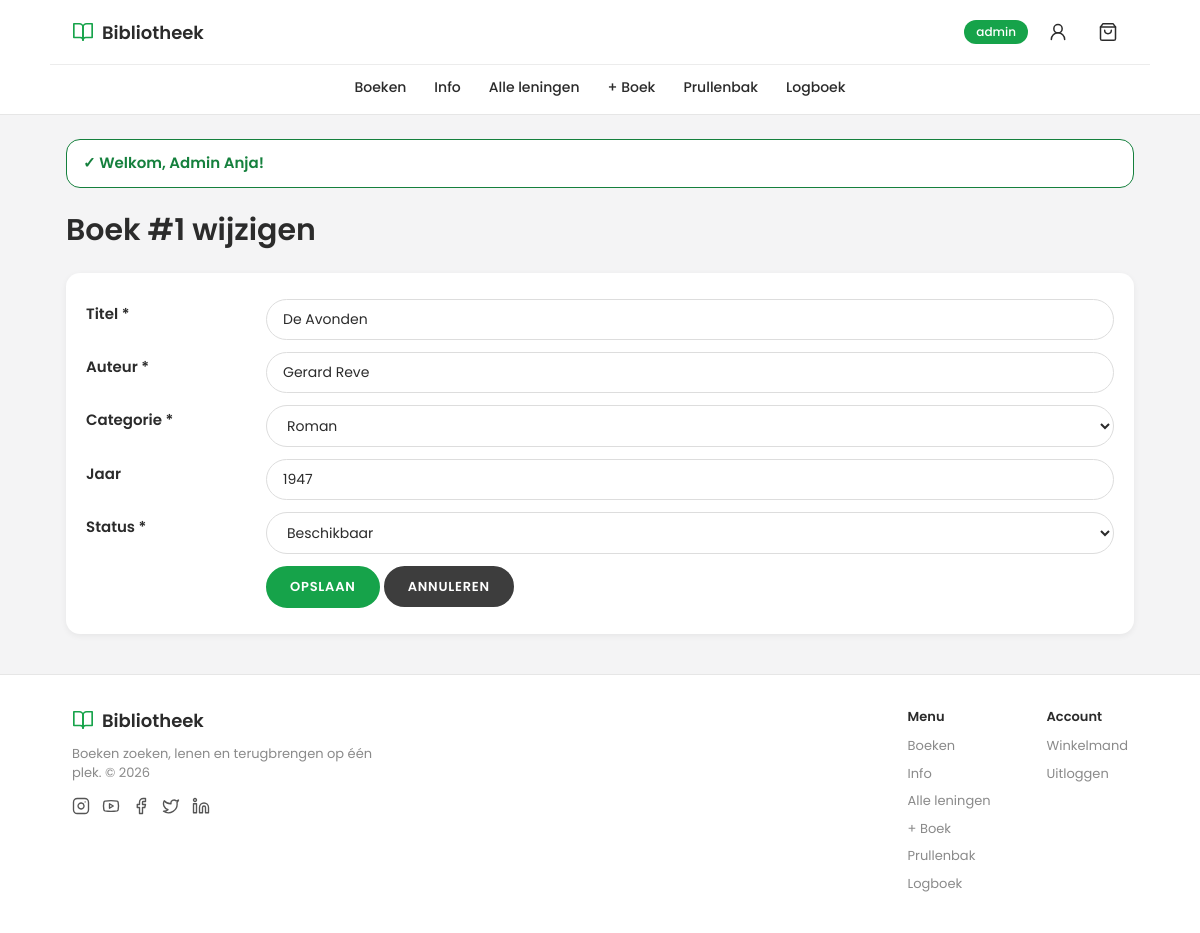
Page /book_edit.php?id=1 (signed in) on the committed database.
### tables this page shows
CREATE TABLE books (
    id            INT UNSIGNED NOT NULL AUTO_INCREMENT,
    category_id   INT UNSIGNED NOT NULL,                
    title         VARCHAR(200) NOT NULL,
    author        VARCHAR(150) NOT NULL,
    publish_year  SMALLINT UNSIGNED NULL,
    status        ENUM('beschikbaar', 'uitgeleend', 'reparatie') NOT NULL DEFAULT 'beschikbaar',
    deleted_at    DATETIME NULL DEFAULT NULL,            
    PRIMARY KEY (id),
    CONSTRAINT fk_books_category
        FOREIGN KEY (category_id) REFERENCES categories (id)
        ON UPDATE CASCADE
        ON DELETE RESTRICT,                              
    CONSTRAINT chk_books_year
        CHECK (publish_year IS NULL OR publish_year BETWEEN 1450 AND 2100)
);

### functions/books.php (called while the page is built, shortened)
<?php
function book_statuses()
{
    return array('beschikbaar', 'uitgeleend', 'reparatie');
}
function book_find($conn, $id, $include_deleted)
{
    $sql = 'SELECT id, category_id, title, author, publish_year, status, deleted_at FROM books WHERE id = ?';
    if (!$include_deleted) {
        $sql .= ' AND deleted_at IS NULL';
    }
    return db_select_one($conn, $sql, 'i', array($id));
}

### functions/database.php (called while the page is built, shortened)
<?php
function db_execute($conn, $sql, $types, $params)
{
    $stmt = $conn->prepare($sql);
    if ($types !== '') {
        $stmt->bind_param($types, ...$params);
    }
    if (!$stmt->execute()) {
        $error = $stmt->error;
        $stmt->close();
        return database_error('Query uitvoeren mislukt', $error);
    }
    return $stmt;
}
function db_select_all($conn, $sql, $types, $params)
{
    $stmt = db_execute($conn, $sql, $types, $params);
    $result = $stmt->get_result();
    $rows = array();
    while ($row = $result->fetch_assoc()) {
        $rows[] = $row;
    }
    return $rows;
}
function db_select_one($conn, $sql, $types, $params)
{
    $stmt = db_execute($conn, $sql, $types, $params);
    $result = $stmt->get_result();
    $row = $result->fetch_assoc();
    return $row;
}

### functions/categories.php (called while the page is built, shortened)
<?php
function categories_get_all($conn)
{
    return db_select_all($conn, 'SELECT id, name FROM categories ORDER BY name', '', array());
}

### includes/book_form.php (the view, shortened to what this page needs)
<form method="post" action="<?= e($form_action) ?>" class="card form">
    <table class="form-table">
        <tr>
            <th><label for="title">Titel *</label></th>
            <td><input type="text" id="title" name="title" maxlength="200" required value="<?= e($data['title']) ?>"></td>
        </tr>
        <tr>
            <th><label for="author">Auteur *</label></th>
            <td><input type="text" id="author" name="author" maxlength="150" required value="<?= e($data['author']) ?>"></td>
        </tr>
        <tr>
            <th><label for="category_id">Categorie *</label></th>
            <td>
                <select id="category_id" name="category_id" required>
                    <?php foreach ($categories as $category): ?>
                        <option value="<?= e($category['id']) ?>" <?= selected($data['category_id'], $category['id']) ?>><?= e($category['name']) ?></option>
                    <?php endforeach; ?>
                </select>
            </td>
        </tr>
        <tr>
            <th><label for="publish_year">Jaar</label></th>
            <td><input type="number" id="publish_year" name="publish_year" min="1450" max="2100" value="<?= e($data['publish_year']) ?>"></td>
        </tr>
        <tr>
            <th><label for="status">Status *</label></th>
            <td>
                <select id="status" name="status">
                    <?php foreach (book_statuses() as $status): ?>
                        <option value="<?= e($status) ?>" <?= selected($data['status'], $status) ?>><?= e(ucfirst($status)) ?></option>
                    <?php endforeach; ?>
                </select>
            </td>
        </tr>
        <tr>
            <th></th>
            <td>
                <button type="submit" class="btn"><?= e($button_text) ?></button>
                <a href="index.php" class="btn btn-grey">Annuleren</a>
            </td>
        </tr>
    </table>
</form>

### css/style.css (style rules this page uses)
:root { --primary: #16a34a; --primary-dark: #15803d; --dark: #3d3d3d; --dark-hover: #575757; --grey: #8a8a8a; --red: #e8461e; --green: #15803d; --orange: #d97706; --bg: #f4f4f5; --white: #ffffff; --text: #2b2b2b; --border: #dddddd; --shadow: 0 2px 6px rgba(0, 0, 0, 0.06); --shadow-big: 0 6px 24px rgba(0, 0, 0, 0.06); --radius: 14px; --pill: 999px; }
* { box-sizing: border-box; }
body { margin: 0; font-family: 'Poppins', Arial, Helvetica, sans-serif; font-size: 15px; background: var(--bg); color: var(--text); line-height: 1.5; }
a { color: var(--primary); }
.card { background: var(--white); border-radius: var(--radius); box-shadow: var(--shadow); padding: 20px; margin-bottom: 20px; }
.btn { display: inline-block; padding: 9px 22px; border: 2px solid var(--primary); border-radius: var(--pill); background: var(--primary); color: var(--white); font-family: inherit; font-size: 13px; font-weight: 600; letter-spacing: 0.06em; text-transform: uppercase; text-decoration: none; cursor: pointer; transition: background 0.15s, color 0.15s; }
.btn-grey { border-color: var(--dark); background: var(--dark); }
input[type="text"], input[type="email"], input[type="password"], input[type="number"], input[type="date"], select, textarea { padding: 9px 16px; border: 1px solid var(--border); border-radius: var(--pill); font-size: 14px; font-family: inherit; color: var(--text); background: var(--white); }
.form-table { width: 100%; border-collapse: collapse; }
.form-table th { width: 180px; text-align: left; vertical-align: top; padding: 10px 10px 10px 0; font-weight: 600; }
.form-table td { padding: 6px 0; }
.form-table input, .form-table select, .form-table textarea { width: 100%; }

### rows in the picture
books: title "De Avonden", author "Gerard Reve", publish_year "1947"

### other values in the picture
APP_NAME "Bibliotheek"
$_SESSION['role'] "admin"
$label "Boeken"
$label "Info"
$label "Alle leningen"
$label "+ Boek"
$label "Prullenbak"
$label "Logboek"
$flash['message'] "Welkom, Admin Anja!"
$id "1"
$button_text "OPSLAAN"
form field category_id "Roman"
form field status "Beschikbaar"
